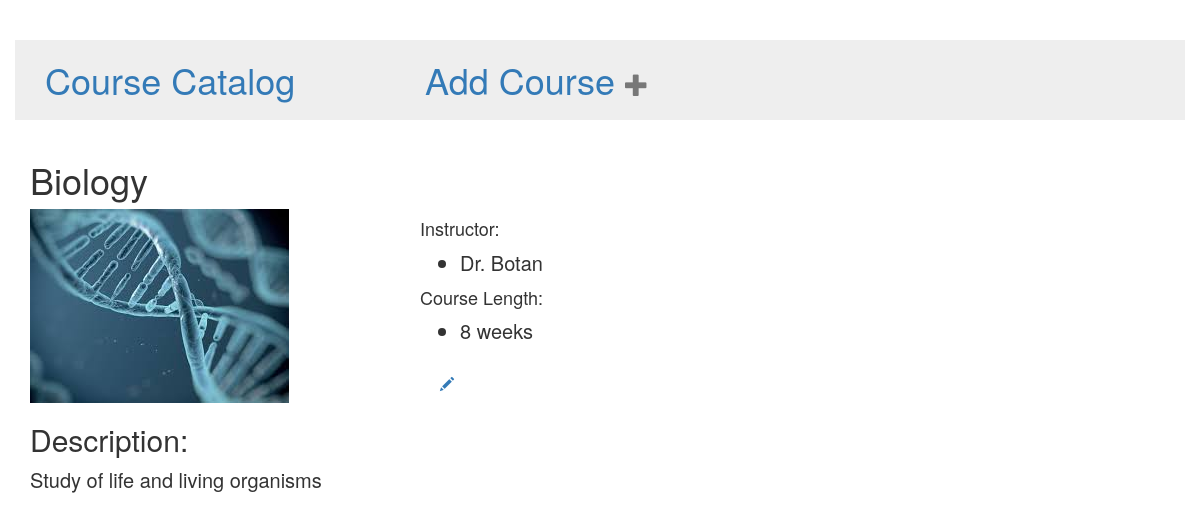
Page /course/11/ on the earlier database version.
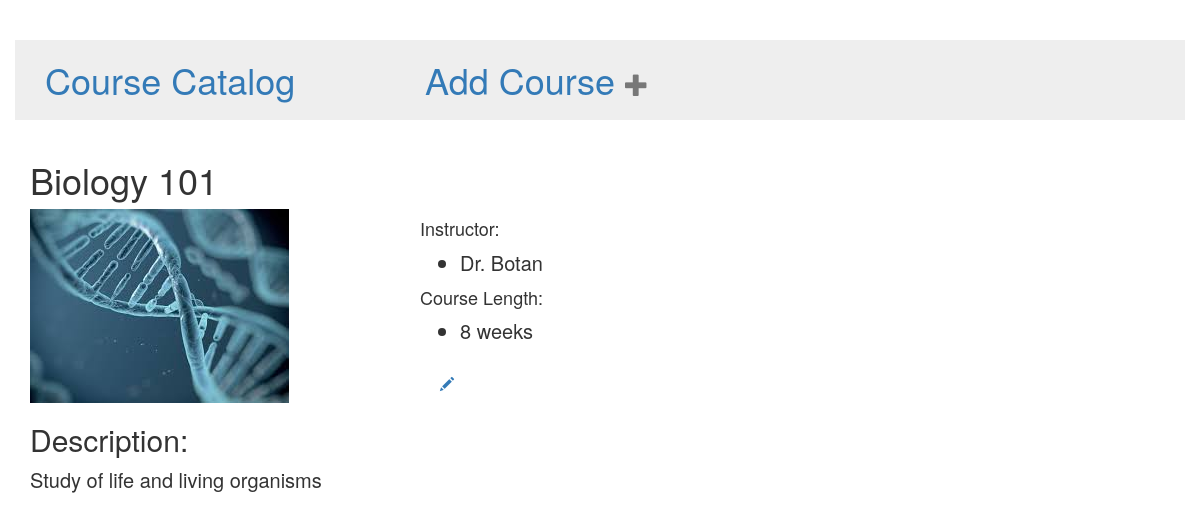
Same page on the later database version.
### main/models.py (models this page shows)
class Course(models.Model):
    title = models.CharField(max_length = 200)
    description = models.CharField(max_length = 300)
    instructor = models.CharField(max_length = 100)
    course_length = models.CharField(max_length=30, choices=DURATION, default=DURATION[0][0])
    art = models.ImageField(upload_to='uploads/')

### main/views.py (the view)
# urls.py: url(r'^course/(?P<pk>[0-9]+)/$', views.course_detail, name='course_detail'),
def course_detail(request, pk):
    course = get_object_or_404(Course, pk=pk)
    return render(request, 'main/course_detail.html', {'course': course})

### main/templates/main/course_detail.html
{% extends 'main/base.html' %}
{% block content %}
  <div class="row">
    <div class="col-sm-12">
      <h1  class = "course-template-title">{{ course.title }}</h1>
    </div>
    <div class="col-sm-6">
      <img src="{{ MEDIA_URL }}{{ course.art }}" alt="">
      <h2> Description: </h2>
      <p class = "course-template-bullet">{{ course.description }}</p>
    </div>
    <div class="col-sm-6">
      <h4>Instructor:</h4>
      <ul>
        <li class = "course-template-bullet">{{ course.instructor }}</li>
      </ul>
      <h4>Course Length:</h4>
      <ul>
        <li class = "course-template-bullet">{{ course.course_length}} weeks</li>
      </ul>
    </div>
    <a href="{% url 'course_edit' pk=course.pk %}" class="col-sm-1 col-sm-offset-3" style="margin: 20px;">
      <span class="glyphicon glyphicon-pencil edit-span">
      </span>
    </a>
  </div>
{% endblock content %}

Differences in the rows shown:
changed Course "Study of life and living organisms": title "Biology" → "Biology 101"
